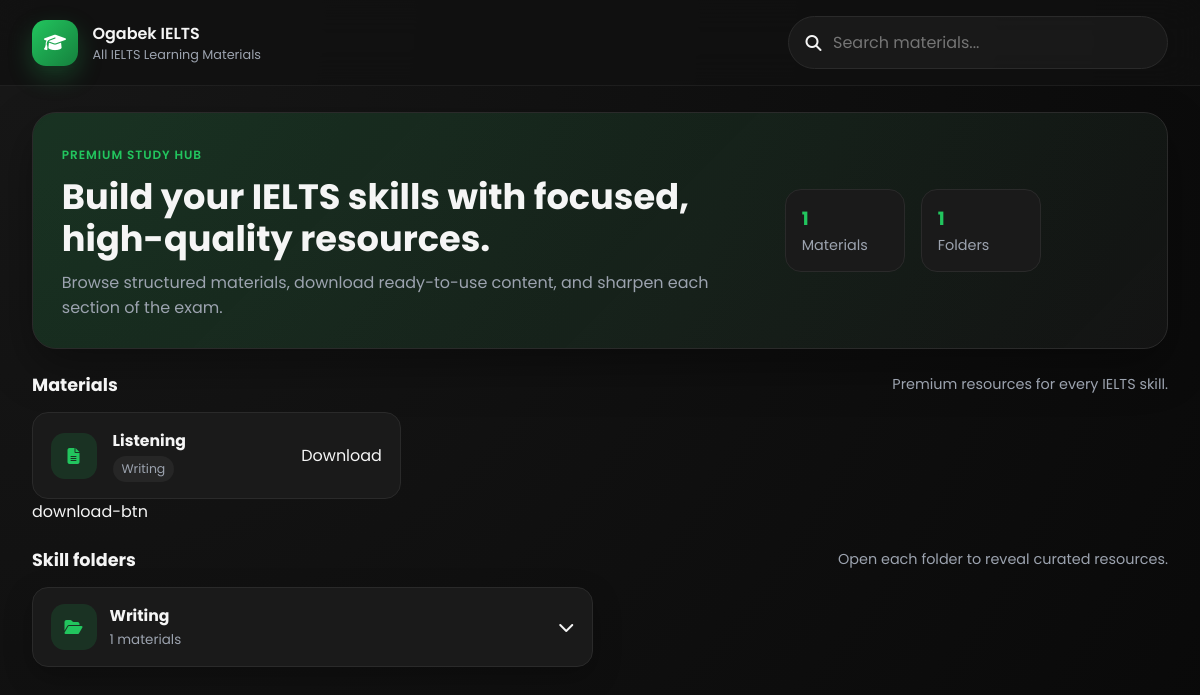
Before: / with the older database file.
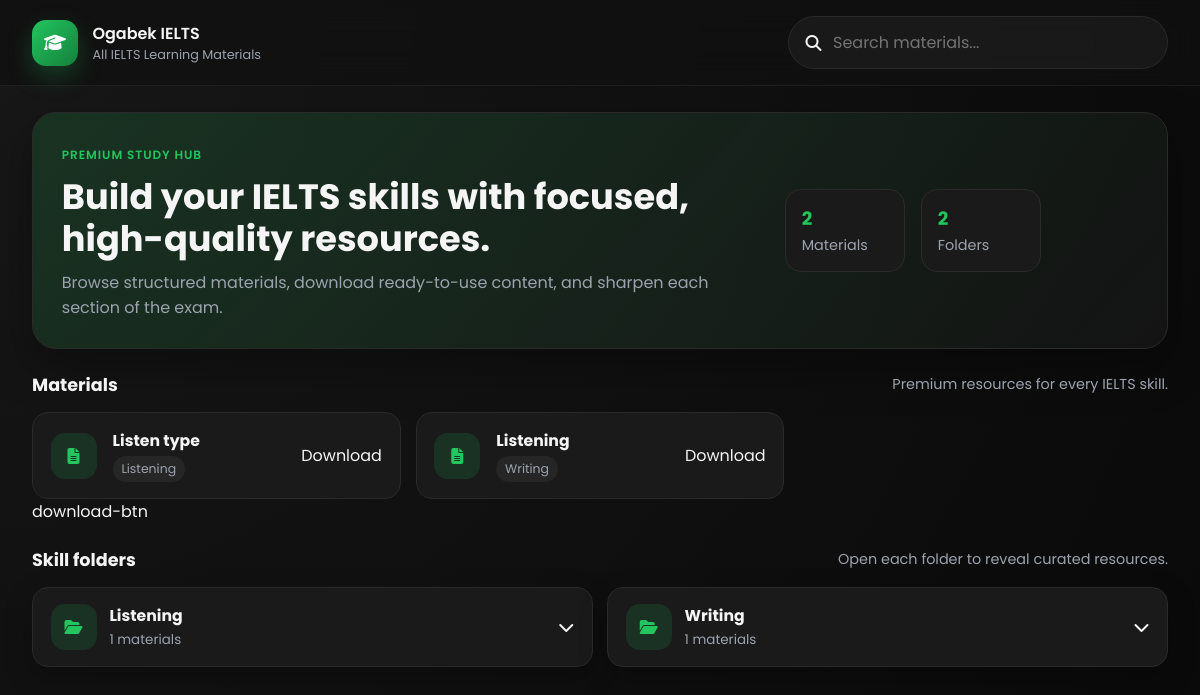
After: the same page with the newer database file.
### materials/models.py (models this page shows, shortened)
class Material(models.Model):
    title = models.CharField(max_length=200)
    file = models.FileField(upload_to='materials/', blank=True, null=True)
    icon_class = models.CharField(max_length=100, default='fas fa-file-alt')
    folder = models.ForeignKey(
        Folder,
        related_name='materials',
        on_delete=models.SET_NULL,
        null=True,
        blank=True,
    )
    class Meta:
        ordering = ['title']

class Folder(models.Model):
    title = models.CharField(max_length=100, unique=True)
    icon_class = models.CharField(max_length=100, default='fas fa-folder-open')
    class Meta:
        ordering = ['title']

### materials/views.py (the view)
# urls.py: path('', IndexView.as_view(), name='index'),
class IndexView(TemplateView):
    template_name = 'materials/index.html'
    def get_context_data(self, **kwargs):
        context = super().get_context_data(**kwargs)
        query = self.request.GET.get('q', '').strip()
        folders = Folder.objects.prefetch_related('materials').order_by('title')
        materials = Material.objects.select_related('folder').order_by('title')
        if query:
            materials = materials.filter(
                Q(title__icontains=query) | Q(folder__title__icontains=query)
            )
        context.update({
            'folders': folders,
            'materials': materials,
            'query': query,
        })
        return context

### templates/materials/index.html (shortened to what this page needs)
<!DOCTYPE html>
<html lang="en">
<head>
    <link rel="stylesheet" href="https://cdnjs.cloudflare.com/ajax/libs/font-awesome/6.5.2/css/all.min.css">
    {% load static %}
    <link rel="stylesheet" href="{% static 'style.css' %}">
</head>
<body>
    <header class="topbar">
        <div class="brand-block">
            <div class="brand-icon"><i class="fa-solid fa-graduation-cap"></i></div>
            <div>
                <h1>Ogabek IELTS</h1>
                <p>All IELTS Learning Materials</p>
            </div>
        </div>
        <div class="search-box">
            <i class="fa-solid fa-magnifying-glass"></i>
            <input id="materialSearch" type="text" placeholder="Search materials..." value="{{ query }}">
        </div>
    </header>
    <main class="container">
        <section class="hero-card">
            <div>
                <span class="eyebrow">Premium Study Hub</span>
                <h2>Build your IELTS skills with focused, high-quality resources.</h2>
                <p>Browse structured materials, download ready-to-use content, and sharpen each section of the exam.</p>
            </div>
            <div class="hero-stats">
                <div>
                    <strong>{{ materials.count }}</strong>
                    <span>Materials</span>
                </div>
                <div>
                    <strong>{{ folders.count }}</strong>
                    <span>Folders</span>
                </div>
            </div>
        </section>
        <section class="section-block">
            <div class="section-header">
                <h3>Materials</h3>
                <p>Premium resources for every IELTS skill.</p>
            </div>
            <div class="materials-grid" id="materialsGrid">
                {% for material in materials %}
                <article class="material-card" data-search="{{ material.title }} {{ material.folder.title|default:'' }}">
                    <div class="material-icon"><i class="{{ material.icon_class }}"></i></div>
                    <div class="material-body">
                        <h4>{{ material.title }}</h4>
                        {% if material.folder %}
                        <span class="folder-tag">{{ material.folder.title }}</span>
                        {% endif %}
                    </div>
                    {% if material.file %}
                        <a class="" href="{{ material.file.url }}" target="_blank" rel="noopener noreferrer">Download</a>
                    {% else %}
                        <span class="download-btn disabled">Coming soon</span>
                    {% endif %}
                </article>
                {% empty %}
                <div class="empty-state">
                    <i class="fa-solid fa-box-open"></i>
                    <p>No materials available yet.</p>
                </div>
                {% endfor %}
            </div>
        </section>download-btn
        <section class="section-block">
            <div class="section-header">
                <h3>Skill folders</h3>
                <p>Open each folder to reveal curated resources.</p>
            </div>
            <div class="folder-grid">
                {% for folder in folders %}
                <article class="folder-card">
                    <button class="folder-trigger" type="button" aria-expanded="false">
                        <div class="folder-title-wrap">
                            <div class="folder-icon"><i class="{{ folder.icon_class }}"></i></div>
                            <div>
                                <h4>{{ folder.title }}</h4>
                                <p>{{ folder.materials.count }} materials</p>
                            </div>
                        </div>
                        <i class="fa-solid fa-chevron-down"></i>
                    </button>
                </article>
                {% empty %}
                <div class="empty-state">
                    <i class="fa-solid fa-folder-open"></i>
                    <p>No folders available yet.</p>
                </div>
                {% endfor %}
            </div>
        </section>
    </main>
</body>
</html>

Changed rows visible on the page:
added Material: title "Listen type", folder "Listening"
added Folder: title "Listening", materials.count "1"
Other visible differences:
{{ materials.count }}: "1" → "2"
{{ folders.count }}: "1" → "2"
